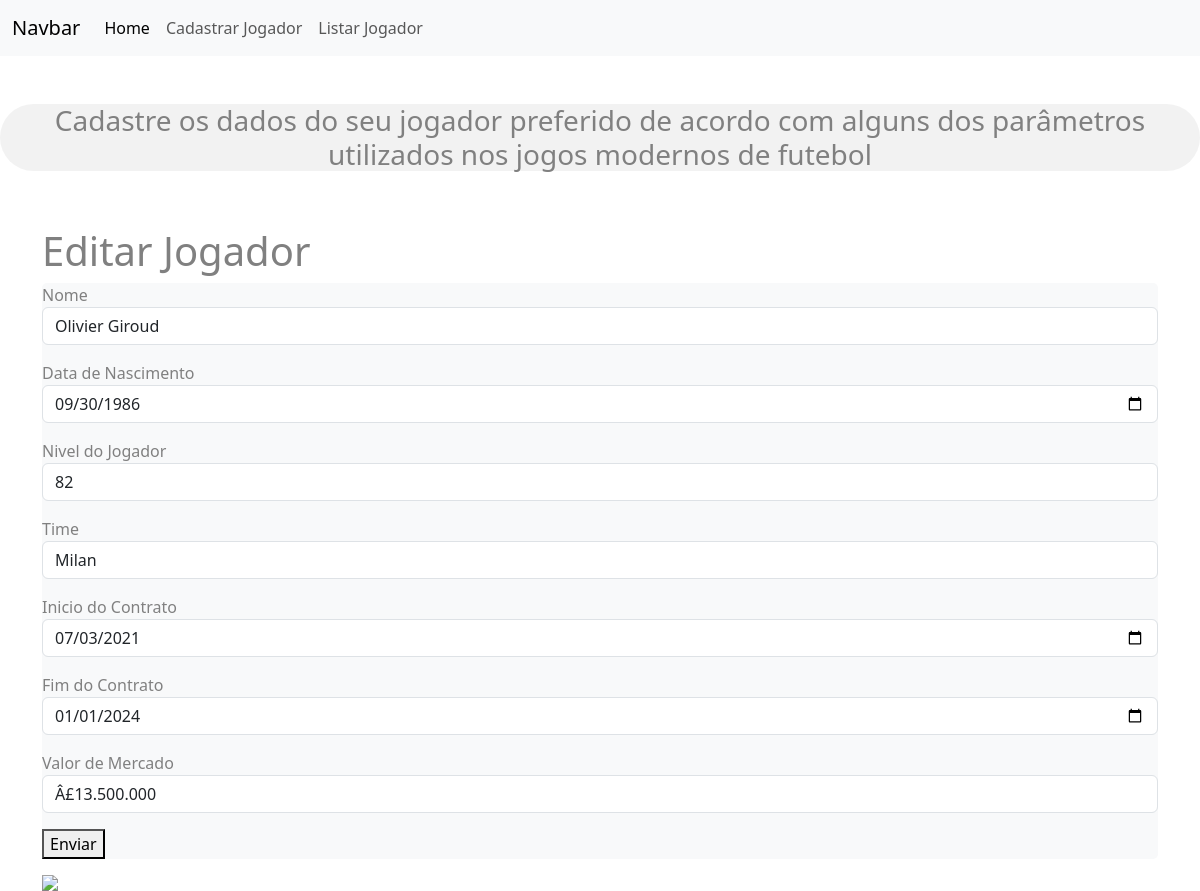
Screenshot of /?page=editar&id=1 with the database file from the repository.
### tables this page shows
CREATE TABLE IF NOT EXISTS `jogadores` (
  `ID` int(11) NOT NULL AUTO_INCREMENT,
  `nome` varchar(100) NOT NULL,
  `data_nasc` date NOT NULL,
  `nivel` varchar(2) NOT NULL,
  `time` varchar(100) NOT NULL,
  `inicio_contrato` date NOT NULL,
  `fim_contrato` date NOT NULL,
  `valor_jogador` varchar(1000) NOT NULL,
  PRIMARY KEY (`ID`)
);

### edit.php (the view, shortened to what this page needs)
<h1>Editar Jogador</h1>
<?php
$sql = "SELECT * FROM jogadores WHERE id=".$_REQUEST["id"];
$res = $conn->query($sql);
$row = $res->fetch_object();
?>
<form action="?page=salvar" method="POST">
    <div class="mb-3">
        <label>Nome</label>
        <input type="text" name="nome" class="form-control" value="<?php print $row->nome;?> ">
    </div>
    <div class="mb-3">
        <label>Data de Nascimento</label>
        <input type="date" name="data_nasc"  value="<?php print $row->data_nasc; ?>"  class="form-control">
    </div>
    <div class="mb-3">
        <label>Nivel do Jogador</label>
        <input type="number" name="nivel" min="35" max="96" value="<?php print $row->nivel;?>" class="form-control">
    </div>
    <div class="mb-3">
        <label>Time</label>
        <input type="text" name="time" class="form-control" value="<?php print $row->time;?> ">
    </div>
    <div class="mb-3">
        <label>Inicio do Contrato</label>
        <input type="date" name="inicio_contrato" value="<?php print $row->inicio_contrato;?>" class="form-control">
    </div>
    <div class="mb-3">
        <label>Fim do Contrato</label>
        <input type="date" name="fim_contrato" value="<?php print $row->fim_contrato;?>" class="form-control">
    </div>
    <div class="mb-3">
        <label>Valor de Mercado</label>
        <input type="text" name="valor_jogador" class="form-control" value="<?php print $row->valor_jogador;?> ">
    </div>
    <div class="mb-3">
        <button type="submit"> Enviar </button>
    </div>
</form>

### index.php (style rules this page uses)
html { background-color: #F8F9FA; background-size: cover; }
form { background-color: #F8F9FA; border-radius: 5px; color: gray; }
h1 { color: gray; }

### rows the page displays
jogadores: nome "Olivier Giroud", data_nasc "09/30/1986", nivel "82", time "Milan", inicio_contrato "07/03/2021", fim_contrato "01/01/2024", valor_jogador "Â£13.500.000"
